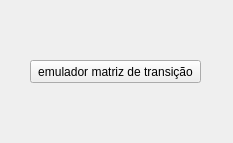
<?xml version="1.0" encoding="UTF-8"?>
<ui version="4.0">
 <class>EmuladorMatizTransicao</class>
 <widget class="QWidget" name="EmuladorMatizTransicao">
  <property name="geometry">
   <rect>
    <x>0</x>
    <y>0</y>
    <width>233</width>
    <height>143</height>
   </rect>
  </property>
  <property name="windowTitle">
   <string>Form</string>
  </property>
  <widget class="QPushButton" name="pushButton">
   <property name="geometry">
    <rect>
     <x>30</x>
     <y>60</y>
     <width>171</width>
     <height>23</height>
    </rect>
   </property>
   <property name="text">
    <string>emulador matriz de transição</string>
   </property>
  </widget>
 </widget>
 <resources/>
 <connections/>
</ui>
